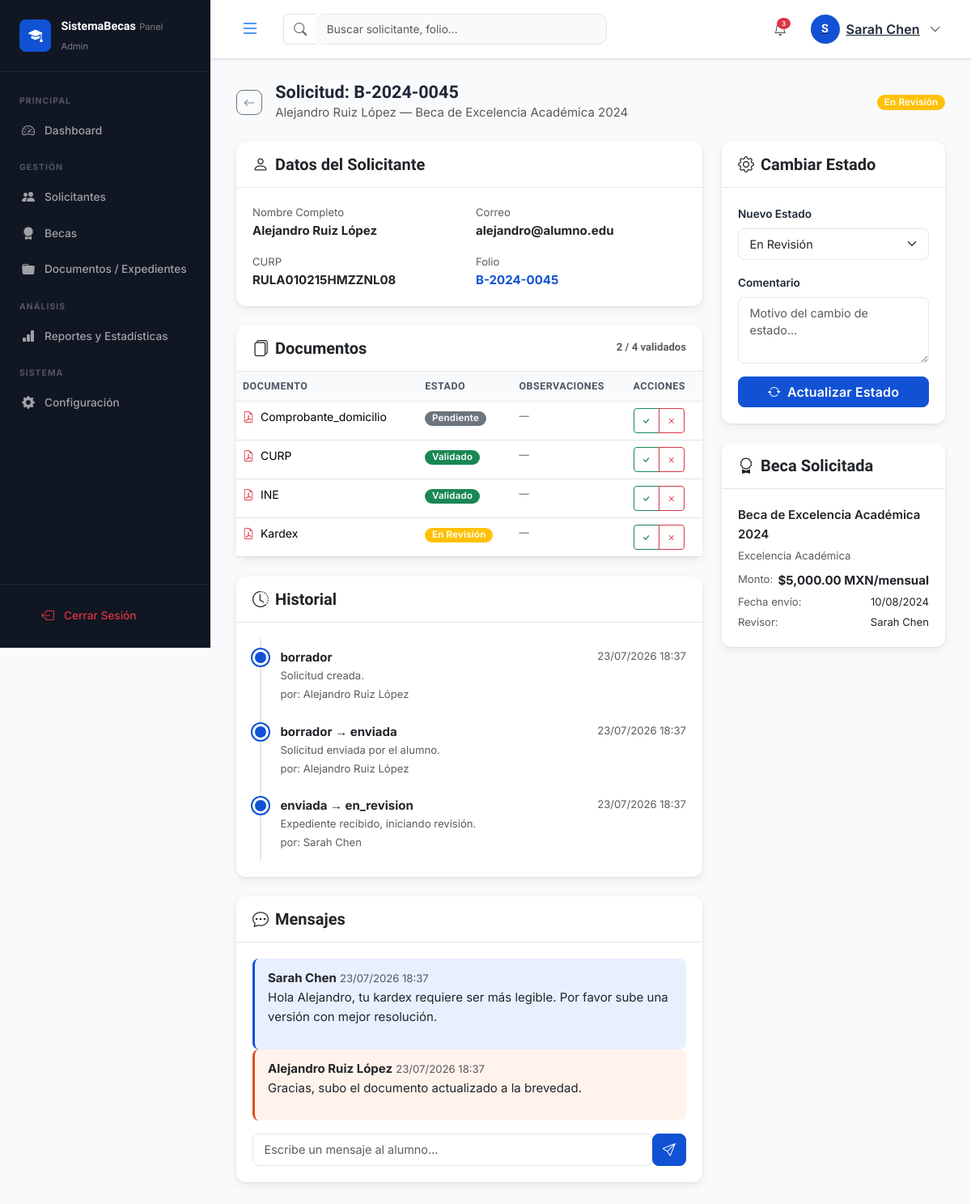
Screenshot of /index.php?c=admin&a=solicitudDetalle&id=1 (signed in) with the database file from the repository.
### tables this page shows
CREATE TABLE IF NOT EXISTS `solicitudes` (
    `id`             INT UNSIGNED     NOT NULL AUTO_INCREMENT,
    `folio`          VARCHAR(20)      NOT NULL,
    `usuario_id`     INT UNSIGNED     NOT NULL,
    `beca_id`        INT UNSIGNED     NOT NULL,
    `estado`         ENUM('borrador','enviada','en_revision','aprobada','rechazada','cancelada') NOT NULL DEFAULT 'borrador',
    `paso_actual`    TINYINT UNSIGNED NOT NULL DEFAULT 1 COMMENT '1=Info personal, 2=Info académica, 3=Revisión',
    `comentarios`    TEXT             DEFAULT NULL COMMENT 'Comentarios del administrador',
    `motivo_rechazo` TEXT             DEFAULT NULL,
    `fecha_envio`    DATETIME         DEFAULT NULL,
    `fecha_resolucion` DATETIME       DEFAULT NULL,
    `revisado_por`   INT UNSIGNED     DEFAULT NULL,
    `created_at`     DATETIME         NOT NULL DEFAULT CURRENT_TIMESTAMP,
    `updated_at`     DATETIME         NOT NULL DEFAULT CURRENT_TIMESTAMP ON UPDATE CURRENT_TIMESTAMP,
    PRIMARY KEY (`id`),
    UNIQUE KEY `uq_solicitudes_folio` (`folio`),
    KEY `fk_solicitudes_usuario`  (`usuario_id`),
    KEY `fk_solicitudes_beca`     (`beca_id`),
    KEY `fk_solicitudes_revisor`  (`revisado_por`),
    CONSTRAINT `fk_solicitudes_usuario`  FOREIGN KEY (`usuario_id`)   REFERENCES `usuarios` (`id`),
    CONSTRAINT `fk_solicitudes_beca`     FOREIGN KEY (`beca_id`)      REFERENCES `becas` (`id`),
    CONSTRAINT `fk_solicitudes_revisor`  FOREIGN KEY (`revisado_por`) REFERENCES `usuarios` (`id`)
);

CREATE TABLE IF NOT EXISTS `becas` (
    `id`              INT UNSIGNED     NOT NULL AUTO_INCREMENT,
    `categoria_id`    TINYINT UNSIGNED NOT NULL,
    `nivel_id`        TINYINT UNSIGNED NOT NULL,
    `nombre`          VARCHAR(200)     NOT NULL,
    `descripcion`     TEXT             DEFAULT NULL,
    `monto`           DECIMAL(10,2)    NOT NULL DEFAULT 0.00,
    `tipo_monto`      ENUM('mensual','semestral','anual','pago_unico') NOT NULL DEFAULT 'mensual',
    `promedio_minimo` DECIMAL(3,1)     DEFAULT NULL,
    `cupo_maximo`     SMALLINT UNSIGNED DEFAULT NULL,
    `fecha_inicio`    DATE             NOT NULL,
    `fecha_fin`       DATE             NOT NULL,
    `fecha_publicacion` DATE           DEFAULT NULL,
    `estado`          ENUM('borrador','publicada','cerrada','suspendida') NOT NULL DEFAULT 'borrador',
    `imagen_url`      VARCHAR(255)     DEFAULT NULL,
    `requisitos`      TEXT             DEFAULT NULL,
    `documentos_req`  TEXT             DEFAULT NULL COMMENT 'JSON array of required document types',
    `creado_por`      INT UNSIGNED     NOT NULL,
    `created_at`      DATETIME         NOT NULL DEFAULT CURRENT_TIMESTAMP,
    `updated_at`      DATETIME         NOT NULL DEFAULT CURRENT_TIMESTAMP ON UPDATE CURRENT_TIMESTAMP,
    PRIMARY KEY (`id`),
    KEY `fk_becas_categoria` (`categoria_id`),
    KEY `fk_becas_nivel`     (`nivel_id`),
    KEY `fk_becas_creador`   (`creado_por`),
    CONSTRAINT `fk_becas_categoria` FOREIGN KEY (`categoria_id`) REFERENCES `categorias_beca` (`id`),
    CONSTRAINT `fk_becas_nivel`     FOREIGN KEY (`nivel_id`)     REFERENCES `niveles_educativos` (`id`),
    CONSTRAINT `fk_becas_creador`   FOREIGN KEY (`creado_por`)   REFERENCES `usuarios` (`id`)
);

CREATE TABLE IF NOT EXISTS `usuarios` (
    `id`                INT UNSIGNED    NOT NULL AUTO_INCREMENT,
    `rol_id`            TINYINT UNSIGNED NOT NULL DEFAULT 2,
    `nombre`            VARCHAR(100)    NOT NULL,
    `apellidos`         VARCHAR(100)    NOT NULL,
    `email`             VARCHAR(150)    NOT NULL,
    `password_hash`     VARCHAR(255)    NOT NULL,
    `curp`              CHAR(18)        DEFAULT NULL,
    `telefono`          VARCHAR(20)     DEFAULT NULL,
    `fecha_nacimiento`  DATE            DEFAULT NULL,
    `genero`            ENUM('M','F','Otro') DEFAULT NULL,
    `activo`            TINYINT(1)      NOT NULL DEFAULT 1,
    `ultimo_acceso`     DATETIME        DEFAULT NULL,
    `token_reset`       VARCHAR(100)    DEFAULT NULL,
    `token_expira`      DATETIME        DEFAULT NULL,
    `avatar`            VARCHAR(255)    DEFAULT NULL,
    `created_at`        DATETIME        NOT NULL DEFAULT CURRENT_TIMESTAMP,
    `updated_at`        DATETIME        NOT NULL DEFAULT CURRENT_TIMESTAMP ON UPDATE CURRENT_TIMESTAMP,
    PRIMARY KEY (`id`),
    UNIQUE KEY `uq_usuarios_email` (`email`),
    UNIQUE KEY `uq_usuarios_curp`  (`curp`),
    KEY `fk_usuarios_rol` (`rol_id`),
    CONSTRAINT `fk_usuarios_rol` FOREIGN KEY (`rol_id`) REFERENCES `roles` (`id`)
);

CREATE TABLE IF NOT EXISTS `documentos` (
    `id`            INT UNSIGNED  NOT NULL AUTO_INCREMENT,
    `solicitud_id`  INT UNSIGNED  NOT NULL,
    `usuario_id`    INT UNSIGNED  NOT NULL,
    `tipo_documento` VARCHAR(100) NOT NULL,
    `nombre_archivo` VARCHAR(255) NOT NULL,
    `ruta_archivo`  VARCHAR(500)  NOT NULL,
    `mime_type`     VARCHAR(100)  DEFAULT NULL,
    `tamano_bytes`  INT UNSIGNED  DEFAULT NULL,
    `estado`        ENUM('pendiente','en_revision','validado','rechazado') NOT NULL DEFAULT 'pendiente',
    `observaciones` TEXT          DEFAULT NULL,
    `validado_por`  INT UNSIGNED  DEFAULT NULL,
    `fecha_validacion` DATETIME   DEFAULT NULL,
    `created_at`    DATETIME      NOT NULL DEFAULT CURRENT_TIMESTAMP,
    `updated_at`    DATETIME      NOT NULL DEFAULT CURRENT_TIMESTAMP ON UPDATE CURRENT_TIMESTAMP,
    PRIMARY KEY (`id`),
    KEY `fk_docs_solicitud`   (`solicitud_id`),
    KEY `fk_docs_usuario`     (`usuario_id`),
    KEY `fk_docs_validador`   (`validado_por`),
    CONSTRAINT `fk_docs_solicitud`  FOREIGN KEY (`solicitud_id`) REFERENCES `solicitudes` (`id`) ON DELETE CASCADE,
    CONSTRAINT `fk_docs_usuario`    FOREIGN KEY (`usuario_id`)   REFERENCES `usuarios` (`id`),
    CONSTRAINT `fk_docs_validador`  FOREIGN KEY (`validado_por`) REFERENCES `usuarios` (`id`)
);

CREATE TABLE IF NOT EXISTS `historial_estados` (
    `id`           INT UNSIGNED NOT NULL AUTO_INCREMENT,
    `solicitud_id` INT UNSIGNED NOT NULL,
    `estado_anterior` VARCHAR(50) DEFAULT NULL,
    `estado_nuevo`    VARCHAR(50) NOT NULL,
    `comentario`   TEXT         DEFAULT NULL,
    `cambiado_por` INT UNSIGNED DEFAULT NULL,
    `created_at`   DATETIME     NOT NULL DEFAULT CURRENT_TIMESTAMP,
    PRIMARY KEY (`id`),
    KEY `fk_historial_solicitud` (`solicitud_id`),
    KEY `fk_historial_usuario`   (`cambiado_por`),
    CONSTRAINT `fk_historial_solicitud` FOREIGN KEY (`solicitud_id`) REFERENCES `solicitudes` (`id`) ON DELETE CASCADE,
    CONSTRAINT `fk_historial_usuario`   FOREIGN KEY (`cambiado_por`) REFERENCES `usuarios` (`id`)
);

CREATE TABLE IF NOT EXISTS `mensajes` (
    `id`           INT UNSIGNED NOT NULL AUTO_INCREMENT,
    `solicitud_id` INT UNSIGNED NOT NULL,
    `remitente_id` INT UNSIGNED NOT NULL,
    `destinatario_id` INT UNSIGNED NOT NULL,
    `asunto`       VARCHAR(200) DEFAULT NULL,
    `cuerpo`       TEXT         NOT NULL,
    `leido`        TINYINT(1)   NOT NULL DEFAULT 0,
    `created_at`   DATETIME     NOT NULL DEFAULT CURRENT_TIMESTAMP,
    PRIMARY KEY (`id`),
    KEY `fk_msg_solicitud`     (`solicitud_id`),
    KEY `fk_msg_remitente`     (`remitente_id`),
    KEY `fk_msg_destinatario`  (`destinatario_id`),
    CONSTRAINT `fk_msg_solicitud`     FOREIGN KEY (`solicitud_id`)    REFERENCES `solicitudes` (`id`) ON DELETE CASCADE,
    CONSTRAINT `fk_msg_remitente`     FOREIGN KEY (`remitente_id`)    REFERENCES `usuarios` (`id`),
    CONSTRAINT `fk_msg_destinatario`  FOREIGN KEY (`destinatario_id`) REFERENCES `usuarios` (`id`)
);

CREATE TABLE IF NOT EXISTS `categorias_beca` (
    `id`          TINYINT UNSIGNED NOT NULL AUTO_INCREMENT,
    `nombre`      VARCHAR(80)      NOT NULL,
    `color_badge` VARCHAR(30)      DEFAULT 'primary',
    `icono`       VARCHAR(60)      DEFAULT 'bi-bookmark-star',
    PRIMARY KEY (`id`)
);

### views/admin/solicitud_detalle.php (the view, shortened to what the rows shown need)
<?php
require_once BASE_PATH . '/includes/partials/head.php';
?>
<div class="admin-container">
    <div class="admin-main">
        <div class="admin-content">
            <div class="page-header d-flex align-items-center justify-content-between mb-4">
                <div class="d-flex align-items-center gap-3">
                    <div>
                        <h2 class="page-title mb-0">Solicitud: <?= e($solicitud['folio']) ?></h2>
                        <p class="text-muted mb-0"><?= e($solicitud['alumno_nombre']) ?> &mdash; <?= e($solicitud['beca_nombre']) ?></p>
                    </div>
                </div>
            </div>
            <div class="row g-4">
                <div class="col-lg-8">
                    <div class="card card-shadow mb-4">
                        <div class="card-body">
                            <div class="row g-3">
                                <div class="col-md-6">
                                    <small class="text-muted d-block">Correo</small>
                                    <strong><?= e($solicitud['alumno_email']) ?></strong>
                                </div>
                                <div class="col-md-6">
                                    <small class="text-muted d-block">CURP</small>
                                    <strong><?= e($solicitud['curp'] ?? '—') ?></strong>
                                </div>
                                <div class="col-md-6">
                                    <small class="text-muted d-block">Folio</small>
                                    <strong class="text-primary"><?= e($solicitud['folio']) ?></strong>
                                </div>
                            </div>
                        </div>
                    </div>
                    <div class="card card-shadow mb-4">
                        <div class="card-body p-0">
                            <div class="table-responsive">
                                <table class="table table-hover mb-0">
                                    <thead class="table-light">
                                        <tr><th>Documento</th><th>Estado</th><th>Observaciones</th><th>Acciones</th></tr>
                                    </thead>
                                    <tbody>
                                    <?php foreach ($documentos as $doc): ?>
                                    <tr>
                                        <td>
                                            <i class="bi bi-file-earmark-pdf text-danger me-1"></i>
                                            <?= e($doc['tipo_documento']) ?>
                                        </td>
                                        <td><?= badgeDocumento($doc['estado']) ?></td>
                                        <td class="small text-muted"><?= e($doc['observaciones'] ?? '—') ?></td>
                                        <td>
                                            <div class="btn-group btn-group-sm">
                                                <button onclick="cambiarEstadoDoc(<?= $doc['id'] ?>, 'validado')"
                                                        class="btn btn-outline-success btn-sm" title="Validar">
                                                    <i class="bi bi-check"></i>
                                                </button>
                                                <button onclick="rechazarDoc(<?= $doc['id'] ?>)"
                                                        class="btn btn-outline-danger btn-sm" title="Rechazar">
                                                    <i class="bi bi-x"></i>
                                                </button>
                                            </div>
                                        </td>
                                    </tr>
                                    <?php endforeach; ?>
                                    </tbody>
                                </table>
                            </div>
                        </div>
                    </div>
                    <div class="card card-shadow mb-4">
                        <div class="card-body">
                            <ul class="timeline-list">
                            <?php foreach ($historial as $h): ?>
                            <li class="timeline-item">
                                <div class="timeline-badge"></div>
                                <div class="timeline-content">
                                    <div class="d-flex justify-content-between">
                                        <strong>
                                            <?= $h['estado_anterior'] ? e($h['estado_anterior']) . ' → ' : '' ?>
                                            <?= e($h['estado_nuevo']) ?>
                                        </strong>
                                        <small class="text-muted"><?= formatDate($h['created_at'], 'd/m/Y H:i') ?></small>
                                    </div>
                                    <?php if ($h['comentario']): ?>
                                    <p class="text-muted small mb-0"><?= e($h['comentario']) ?></p>
                                    <?php endif; ?>
                                    <small class="text-muted">por: <?= e($h['actor'] ?? 'Sistema') ?></small>
                                </div>
                            </li>
                            <?php endforeach; ?>
                            </ul>
                        </div>
                    </div>
                    <div class="card card-shadow">
                        <div class="card-body">
                            <div class="mensajes-container mb-3" style="max-height:300px;overflow-y:auto;">
                            <?php foreach ($mensajes as $msg): ?>
                            <div class="mensaje-item <?= $msg['remitente_rol'] == ROL_ADMIN ? 'mensaje-admin' : 'mensaje-alumno' ?>">
                                <div class="mensaje-header">
                                    <strong><?= e($msg['remitente_nombre']) ?></strong>
                                    <small class="text-muted"><?= formatDate($msg['created_at'], 'd/m/Y H:i') ?></small>
                                </div>
                                <p class="mensaje-body"><?= nl2br(e($msg['cuerpo'])) ?></p>
                            </div>
                            <?php endforeach; ?>
                            </div>
                        </div>
                    </div>
                </div>
                <div class="col-lg-4">
                    <div class="card card-shadow">
                        <div class="card-body">
                            <p class="fw-semibold mb-1"><?= e($solicitud['beca_nombre']) ?></p>
                            <p class="text-muted small mb-2"><?= e($solicitud['categoria']) ?></p>
                            <div class="d-flex justify-content-between">
                                <span class="text-muted small">Monto:</span>
                                <strong><?= formatMoney($solicitud['monto']) ?>/<?= e($solicitud['tipo_monto']) ?></strong>
                            </div>
                            <div class="d-flex justify-content-between mt-1">
                                <span class="text-muted small">Fecha envío:</span>
                                <span class="small"><?= $solicitud['fecha_envio'] ? formatDate($solicitud['fecha_envio']) : '—' ?></span>
                            </div>
                            <?php if ($solicitud['revisado_por']): ?>
                            <div class="d-flex justify-content-between mt-1">
                                <span class="text-muted small">Revisor:</span>
                                <span class="small"><?= e($solicitud['revisor_nombre']) ?></span>
                            </div>
                            <?php endif; ?>
                        </div>
                    </div>
                </div>
            </div>
        </div>
    </div>
</div>
<?php require_once BASE_PATH . '/includes/partials/footer_scripts.php'; ?>

### includes/helpers.php (shortened to what the rows shown need)
<?php
function e(string $str): string
{
    return htmlspecialchars($str, ENT_QUOTES | ENT_SUBSTITUTE, 'UTF-8');
}
function formatMoney(float $amount): string
{
    return '$' . number_format($amount, 2, '.', ',') . ' MXN';
}
function formatDate(string $date, string $format = 'd/m/Y'): string
{
    return date($format, strtotime($date));
}
function badgeDocumento(string $estado): string
{
    $map = [
        'pendiente'   => ['secondary', 'Pendiente'],
        'en_revision' => ['warning',   'En Revisión'],
        'validado'    => ['success',   'Validado'],
        'rechazado'   => ['danger',    'Rechazado'],
    ];
    [$color, $label] = $map[$estado] ?? ['secondary', ucfirst($estado)];
    return "<span class=\"badge bg-{$color}\">" . e($label) . "</span>";
}

### rows the page displays
solicitudes: folio "B-2024-0045", beca.nombre "Beca de Excelencia Académica 2024", usuario.email "alejandro@alumno.edu", usuario.curp "RULA010215HMZZNL08", categorias_beca.nombre "Excelencia Académica", beca.monto "$5,000.00 MXN", beca.tipo_monto "mensual", fecha_envio "10/08/2024"
documentos: tipo_documento "Comprobante_domicilio", label "Pendiente", observaciones "—"
documentos: tipo_documento "CURP", label "Validado", observaciones "—"
documentos: tipo_documento "INE", label "Validado", observaciones "—"
documentos: tipo_documento "Kardex", label "En Revisión", observaciones "—"
historial_estados: estado_nuevo "borrador", created_at "23/07/2026 18:37", comentario "Solicitud creada.", actor "Alejandro Ruiz López"
historial_estados: estado_anterior "borrador", estado_nuevo "enviada", created_at "23/07/2026 18:37", comentario "Solicitud enviada por el alumno.", actor "Alejandro Ruiz López"
historial_estados: estado_anterior "enviada", estado_nuevo "en_revision", created_at "23/07/2026 18:37", comentario "Expediente recibido, iniciando revisión.", actor "Sarah Chen"
mensajes: remitente_nombre "Sarah Chen", created_at "23/07/2026 18:37", cuerpo "Hola Alejandro, tu kardex requiere ser más legible. Por favor sube una versión con mejor resolución."
mensajes: remitente_nombre "Alejandro Ruiz López", created_at "23/07/2026 18:37", cuerpo "Gracias, subo el documento actualizado a la brevedad."

### other values shown
$initials "S"
Session::get('user_name', 'Admin') "Sarah Chen"
$solicitud['alumno_nombre'] "Alejandro Ruiz López"
$label "En Revisión"
count($documentos) "4"
$solicitud['revisor_nombre'] "Sarah Chen"
